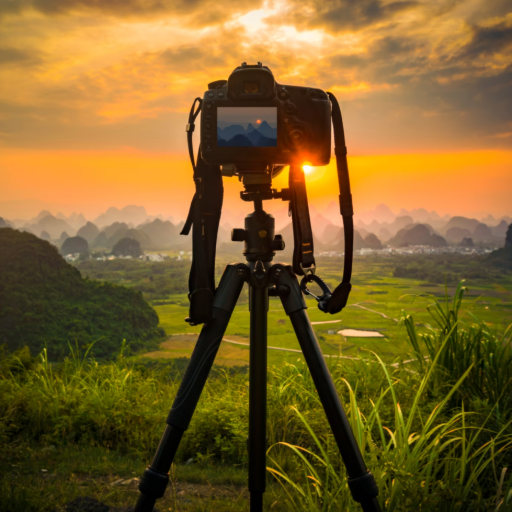
#> input picture images/sun.png, 512 x 512 px
$ jupyter execute --allow-errors Day_05_Thresholding.ipynb
#> lines starting #> are read from the running program, lines starting #| are printed output that depends on the picture; after the words box and inside, x2 and y2 are one past the last pixel; in counts of white or black regions, pixels touching at a corner belong together
[cell 1]
import cv2
import matplotlib.pyplot as plt
import numpy as np

[cell 2]
# img = cv2.imread('images/lenna.png', 0)
img = cv2.imread('images/lenna.png')
#> (the rest of this cell did not finish here and is left out)

#> (a cell that did not finish here is left out)

#> (a cell that did not finish here is left out)

#> (a cell that did not finish here is left out)

[cell 6]
# applying different thresholding techniques on the input image
# all pixels value above 120 will be set to 255
ret, thresh1 = cv2.threshold(img, 120, 255, cv2.THRESH_BINARY)
ret, thresh2 = cv2.threshold(img, 120, 255, cv2.THRESH_BINARY_INV)
ret, thresh3 = cv2.threshold(img, 120, 255, cv2.THRESH_TRUNC)
ret, thresh4 = cv2.threshold(img, 120, 255, cv2.THRESH_TOZERO)
ret, thresh5 = cv2.threshold(img, 120, 255, cv2.THRESH_TOZERO_INV)

plt.figure(figsize=(16,8))
plt.subplot(1, 5, 1)
plt.title("Binary Thresholding")
#> (the rest of this cell did not finish here and is left out)

### Exercise
<p> Open image sun.png, create mirror image of this horizontally, <br>
rescale it by 1.5 times, create binary image of it by threshold 115 <br>
show and save the image</p>

[cell 7]
import cv2
import numpy as np

image = cv2.imread('images/sun.png', 0)
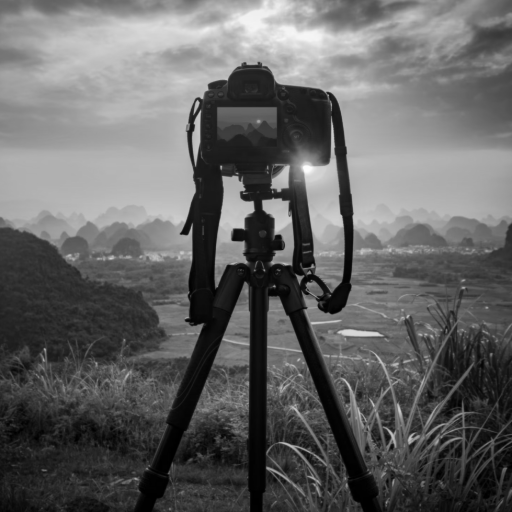
#> image: shape (512, 512); min 0, max 253, mean 100.1

flip = cv2.flip(image, 0)
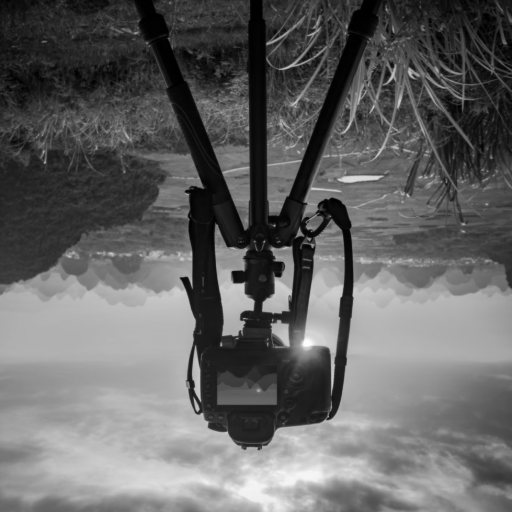
#> flip: shape (512, 512); min 0, max 253, mean 100.1
# final_image = np.vstack([image, flip])

resized = cv2.resize(image, None, fx=1.5, fy=1.5)

ret, thresh = cv2.threshold(resized, 120, 255, cv2.THRESH_BINARY)
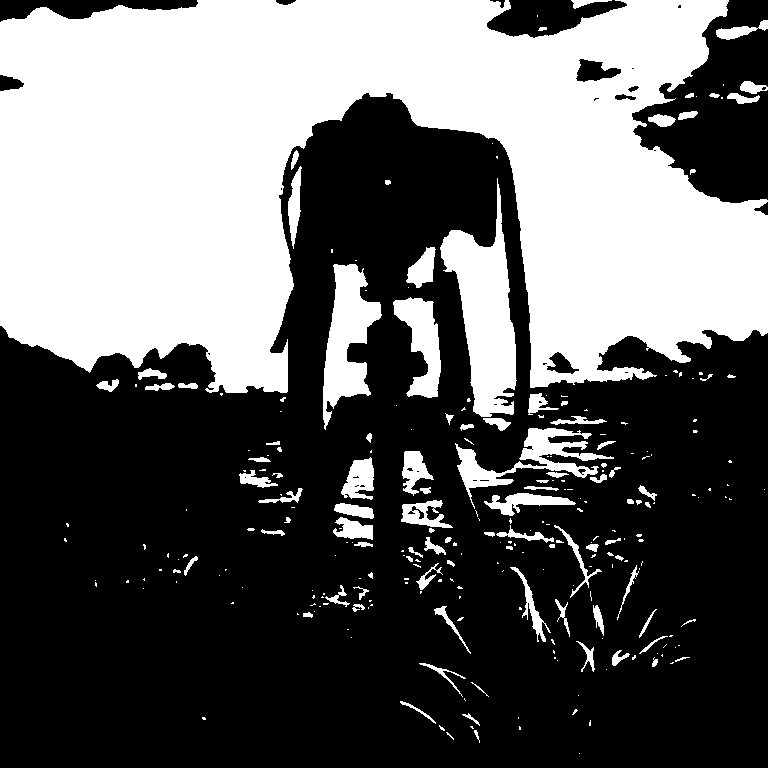
#> thresh: shape (768, 768); 39.2% white; 267 white regions (169 under 20 px), largest, box (x1, y1, x2, y2) and area: (0, 0, 768, 393) 196311, (440, 178, 517, 417) 8856, (323, 264, 382, 430) 4900
cv2.imwrite('binary_image_sun.jpg', thresh)

cv2.imshow("Binary", thresh)
cv2.imshow("Resized", resized)
cv2.imshow("Flip", flip)
cv2.waitKey(0)
cv2.destroyAllWindows()

#### Otsu's Thresholding

[cell 8]
import cv2
import numpy as np

img = cv2.imread('images/lenna.png')

#> (the rest of this cell did not finish here and is left out)

#### Otsu's Thresholding using skimage

[cell 9]
from skimage import io, filters
#> (the rest of this cell did not finish here and is left out)

[cell 10]
threshold = filters.threshold_otsu(image)
#> threshold = 104
binary_image = image > threshold
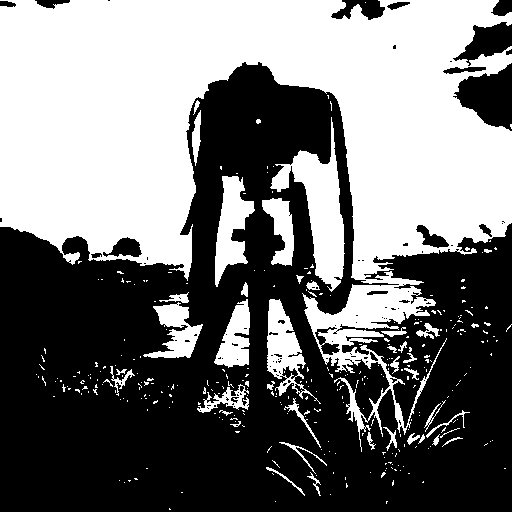
#> binary_image: shape (512, 512) bool; 46% white; 329 white regions (286 under 20 px), largest, box (x1, y1, x2, y2) and area: (0, 0, 512, 452) 102945, (270, 117, 345, 292) 4744, (215, 176, 255, 287) 2294

[cell 11]
threshold
#> Out = 104

[cell 12]
import matplotlib.pyplot as plt

fig, (ax1, ax2) = plt.subplots(1, 2, figsize=(10, 5))

ax1.imshow(image, cmap='gray')
ax1.set_title('Original grayscale image')

ax2.imshow(binary_image, cmap='gray')
ax2.set_title("Binary image after Otsu's thresholding")
plt.show()

$ run again, with images/cat_damaged.png copied over images/sun.png
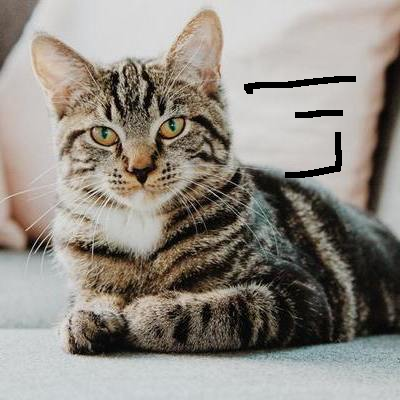
#> input picture images/cat_damaged.png, 400 x 400 px
#> `ret, thresh = cv2.threshold(resized, 120, 255, cv2.THRESH_BINARY)`:
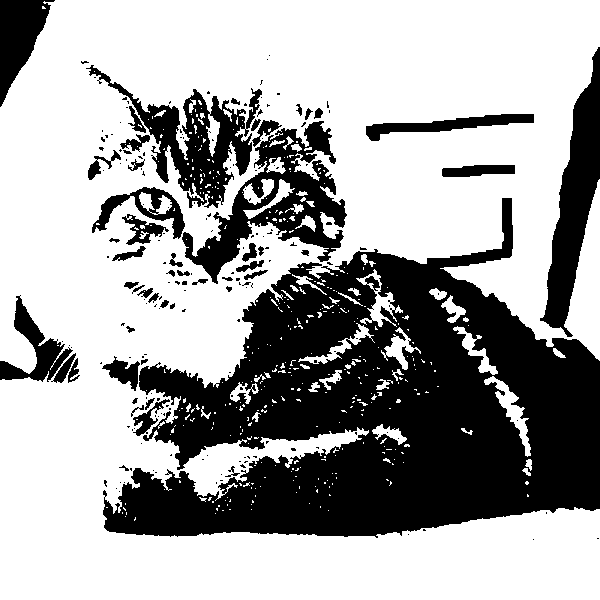
#> thresh: shape (600, 600); 64.7% white; 203 black regions (152 under 20 px), largest, box (x1, y1, x2, y2) and area: (103, 198, 600, 538) 89817, (182, 121, 347, 284) 8873, (540, 47, 600, 337) 7107
#> threshold = 120
#> `binary_image = image > threshold`:
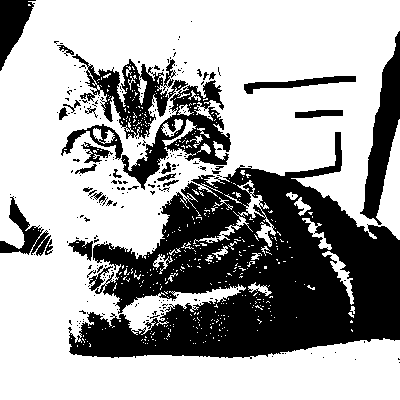
#> binary_image: shape (400, 400) bool; 65.1% white; 227 black regions (197 under 20 px), largest, box (x1, y1, x2, y2) and area: (68, 132, 400, 359) 39521, (72, 54, 231, 190) 7053, (360, 31, 400, 225) 3152

$ run again, with images/donuts.png copied over images/sun.png
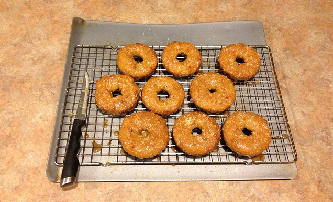
#> input picture images/donuts.png, 333 x 202 px
#> `ret, thresh = cv2.threshold(resized, 120, 255, cv2.THRESH_BINARY)`:
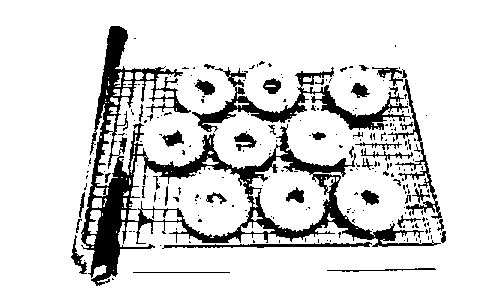
#> thresh: shape (303, 500); 85.9% white; 232 black regions (189 under 20 px), largest, box (x1, y1, x2, y2) and area: (81, 26, 441, 286) 12713, (192, 67, 411, 132) 3031, (388, 79, 442, 219) 884
#> threshold = 127
#> `binary_image = image > threshold`:
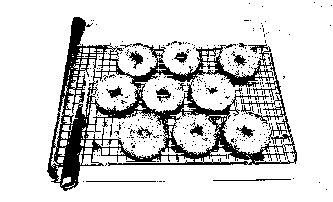
#> binary_image: shape (202, 333) bool; 83.1% white; 347 black regions (333 under 20 px), largest, box (x1, y1, x2, y2) and area: (47, 17, 297, 191) 9729, (129, 51, 143, 69) 114, (156, 87, 171, 103) 108
